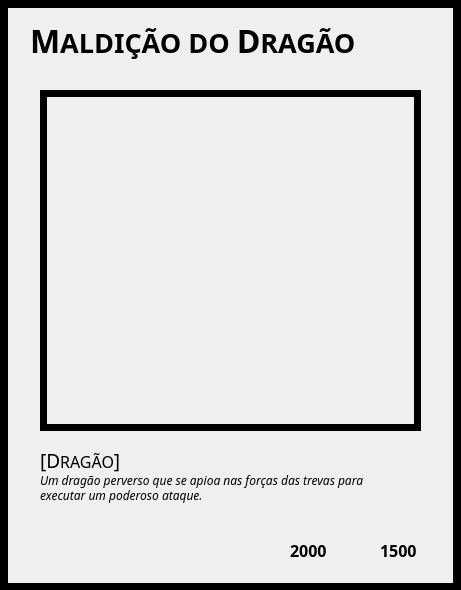
<?xml version="1.0" encoding="UTF-8"?>
<ui version="4.0">
 <class>MainWindow</class>
 <widget class="QMainWindow" name="MainWindow">
  <property name="geometry">
   <rect>
    <x>0</x>
    <y>0</y>
    <width>461</width>
    <height>590</height>
   </rect>
  </property>
  <property name="windowTitle">
   <string>MainWindow</string>
  </property>
  <property name="windowIcon">
   <iconset>
    <normaloff>plano de fundo interno.png</normaloff>plano de fundo interno.png</iconset>
  </property>
  <property name="styleSheet">
   <string notr="true"/>
  </property>
  <widget class="QWidget" name="centralwidget">
   <widget class="QLabel" name="label">
    <property name="geometry">
     <rect>
      <x>0</x>
      <y>0</y>
      <width>461</width>
      <height>591</height>
     </rect>
    </property>
    <property name="minimumSize">
     <size>
      <width>461</width>
      <height>591</height>
     </size>
    </property>
    <property name="maximumSize">
     <size>
      <width>461</width>
      <height>591</height>
     </size>
    </property>
    <property name="frameShape">
     <enum>QFrame::Box</enum>
    </property>
    <property name="lineWidth">
     <number>8</number>
    </property>
    <property name="text">
     <string/>
    </property>
    <property name="pixmap">
     <pixmap>fundo modelo.png</pixmap>
    </property>
    <property name="scaledContents">
     <bool>true</bool>
    </property>
   </widget>
   <widget class="QLabel" name="label_4">
    <property name="geometry">
     <rect>
      <x>40</x>
      <y>430</y>
      <width>161</width>
      <height>61</height>
     </rect>
    </property>
    <property name="sizePolicy">
     <sizepolicy hsizetype="Preferred" vsizetype="Preferred">
      <horstretch>0</horstretch>
      <verstretch>0</verstretch>
     </sizepolicy>
    </property>
    <property name="minimumSize">
     <size>
      <width>161</width>
      <height>61</height>
     </size>
    </property>
    <property name="maximumSize">
     <size>
      <width>161</width>
      <height>61</height>
     </size>
    </property>
    <property name="font">
     <font>
      <family>Sitka Small</family>
     </font>
    </property>
    <property name="text">
     <string>&lt;html&gt;&lt;head/&gt;&lt;body&gt;&lt;p&gt;&lt;span style=&quot; font-size:14pt;&quot;&gt;[D&lt;/span&gt;&lt;span style=&quot; font-size:12pt;&quot;&gt;RAGÃO&lt;/span&gt;&lt;span style=&quot; font-size:14pt;&quot;&gt;]&lt;/span&gt;&lt;/p&gt;&lt;/body&gt;&lt;/html&gt;</string>
    </property>
   </widget>
   <widget class="QLabel" name="label_5">
    <property name="geometry">
     <rect>
      <x>40</x>
      <y>460</y>
      <width>381</width>
      <height>41</height>
     </rect>
    </property>
    <property name="sizePolicy">
     <sizepolicy hsizetype="Preferred" vsizetype="Preferred">
      <horstretch>0</horstretch>
      <verstretch>0</verstretch>
     </sizepolicy>
    </property>
    <property name="font">
     <font>
      <family>Sitka Small</family>
     </font>
    </property>
    <property name="text">
     <string>&lt;html&gt;&lt;head/&gt;&lt;body&gt;&lt;p&gt;&lt;span style=&quot; font-size:9pt; font-style:italic;&quot;&gt;Um dragão perverso que se apioa nas forças das trevas para&lt;/span&gt;&lt;/p&gt;&lt;/body&gt;&lt;/html&gt;</string>
    </property>
   </widget>
   <widget class="QLabel" name="label_6">
    <property name="geometry">
     <rect>
      <x>40</x>
      <y>90</y>
      <width>381</width>
      <height>341</height>
     </rect>
    </property>
    <property name="minimumSize">
     <size>
      <width>381</width>
      <height>341</height>
     </size>
    </property>
    <property name="maximumSize">
     <size>
      <width>381</width>
      <height>341</height>
     </size>
    </property>
    <property name="styleSheet">
     <string notr="true">border-color: rgb(188, 94, 0);</string>
    </property>
    <property name="frameShape">
     <enum>QFrame::Box</enum>
    </property>
    <property name="frameShadow">
     <enum>QFrame::Plain</enum>
    </property>
    <property name="lineWidth">
     <number>7</number>
    </property>
    <property name="midLineWidth">
     <number>0</number>
    </property>
    <property name="text">
     <string/>
    </property>
    <property name="pixmap">
     <pixmap>maldição do dragao.png</pixmap>
    </property>
    <property name="scaledContents">
     <bool>true</bool>
    </property>
   </widget>
   <widget class="QLabel" name="label_7">
    <property name="geometry">
     <rect>
      <x>290</x>
      <y>520</y>
      <width>41</width>
      <height>61</height>
     </rect>
    </property>
    <property name="sizePolicy">
     <sizepolicy hsizetype="Preferred" vsizetype="Preferred">
      <horstretch>0</horstretch>
      <verstretch>0</verstretch>
     </sizepolicy>
    </property>
    <property name="minimumSize">
     <size>
      <width>41</width>
      <height>61</height>
     </size>
    </property>
    <property name="maximumSize">
     <size>
      <width>41</width>
      <height>61</height>
     </size>
    </property>
    <property name="font">
     <font>
      <family>Sitka Small</family>
     </font>
    </property>
    <property name="text">
     <string>&lt;html&gt;&lt;head/&gt;&lt;body&gt;&lt;p&gt;&lt;span style=&quot; font-size:12pt; font-weight:600;&quot;&gt;2000&lt;/span&gt;&lt;/p&gt;&lt;/body&gt;&lt;/html&gt;</string>
    </property>
   </widget>
   <widget class="QLabel" name="label_8">
    <property name="geometry">
     <rect>
      <x>380</x>
      <y>520</y>
      <width>41</width>
      <height>61</height>
     </rect>
    </property>
    <property name="sizePolicy">
     <sizepolicy hsizetype="Preferred" vsizetype="Preferred">
      <horstretch>0</horstretch>
      <verstretch>0</verstretch>
     </sizepolicy>
    </property>
    <property name="minimumSize">
     <size>
      <width>41</width>
      <height>61</height>
     </size>
    </property>
    <property name="maximumSize">
     <size>
      <width>41</width>
      <height>61</height>
     </size>
    </property>
    <property name="font">
     <font>
      <family>Sitka Small</family>
     </font>
    </property>
    <property name="text">
     <string>&lt;html&gt;&lt;head/&gt;&lt;body&gt;&lt;p&gt;&lt;span style=&quot; font-size:12pt; font-weight:600;&quot;&gt;1500&lt;/span&gt;&lt;/p&gt;&lt;/body&gt;&lt;/html&gt;</string>
    </property>
   </widget>
   <widget class="QLabel" name="label_12">
    <property name="geometry">
     <rect>
      <x>320</x>
      <y>70</y>
      <width>21</width>
      <height>21</height>
     </rect>
    </property>
    <property name="maximumSize">
     <size>
      <width>41</width>
      <height>41</height>
     </size>
    </property>
    <property name="text">
     <string/>
    </property>
    <property name="pixmap">
     <pixmap>Level.png</pixmap>
    </property>
    <property name="scaledContents">
     <bool>true</bool>
    </property>
   </widget>
   <widget class="QLabel" name="label_11">
    <property name="geometry">
     <rect>
      <x>380</x>
      <y>70</y>
      <width>21</width>
      <height>21</height>
     </rect>
    </property>
    <property name="maximumSize">
     <size>
      <width>41</width>
      <height>41</height>
     </size>
    </property>
    <property name="text">
     <string/>
    </property>
    <property name="pixmap">
     <pixmap>Level.png</pixmap>
    </property>
    <property name="scaledContents">
     <bool>true</bool>
    </property>
   </widget>
   <widget class="QLabel" name="label_13">
    <property name="geometry">
     <rect>
      <x>340</x>
      <y>70</y>
      <width>21</width>
      <height>21</height>
     </rect>
    </property>
    <property name="maximumSize">
     <size>
      <width>41</width>
      <height>41</height>
     </size>
    </property>
    <property name="text">
     <string/>
    </property>
    <property name="pixmap">
     <pixmap>Level.png</pixmap>
    </property>
    <property name="scaledContents">
     <bool>true</bool>
    </property>
   </widget>
   <widget class="QLabel" name="label_16">
    <property name="geometry">
     <rect>
      <x>300</x>
      <y>70</y>
      <width>21</width>
      <height>21</height>
     </rect>
    </property>
    <property name="maximumSize">
     <size>
      <width>41</width>
      <height>41</height>
     </size>
    </property>
    <property name="text">
     <string/>
    </property>
    <property name="pixmap">
     <pixmap>Level.png</pixmap>
    </property>
    <property name="scaledContents">
     <bool>true</bool>
    </property>
   </widget>
   <widget class="QLabel" name="label_17">
    <property name="geometry">
     <rect>
      <x>360</x>
      <y>70</y>
      <width>21</width>
      <height>21</height>
     </rect>
    </property>
    <property name="maximumSize">
     <size>
      <width>41</width>
      <height>41</height>
     </size>
    </property>
    <property name="text">
     <string/>
    </property>
    <property name="pixmap">
     <pixmap>Level.png</pixmap>
    </property>
    <property name="scaledContents">
     <bool>true</bool>
    </property>
   </widget>
   <widget class="QLabel" name="label_9">
    <property name="geometry">
     <rect>
      <x>40</x>
      <y>470</y>
      <width>381</width>
      <height>51</height>
     </rect>
    </property>
    <property name="sizePolicy">
     <sizepolicy hsizetype="Preferred" vsizetype="Preferred">
      <horstretch>0</horstretch>
      <verstretch>0</verstretch>
     </sizepolicy>
    </property>
    <property name="font">
     <font>
      <family>Sitka Small</family>
     </font>
    </property>
    <property name="text">
     <string>&lt;html&gt;&lt;head/&gt;&lt;body&gt;&lt;p&gt;&lt;span style=&quot; font-size:9pt; font-style:italic;&quot;&gt;executar um poderoso ataque.&lt;/span&gt;&lt;/p&gt;&lt;/body&gt;&lt;/html&gt;</string>
    </property>
   </widget>
   <widget class="QLabel" name="label_3">
    <property name="geometry">
     <rect>
      <x>30</x>
      <y>10</y>
      <width>351</width>
      <height>61</height>
     </rect>
    </property>
    <property name="sizePolicy">
     <sizepolicy hsizetype="Preferred" vsizetype="Preferred">
      <horstretch>0</horstretch>
      <verstretch>0</verstretch>
     </sizepolicy>
    </property>
    <property name="minimumSize">
     <size>
      <width>231</width>
      <height>51</height>
     </size>
    </property>
    <property name="font">
     <font>
      <family>Sitka Small</family>
     </font>
    </property>
    <property name="text">
     <string>&lt;html&gt;&lt;head/&gt;&lt;body&gt;&lt;p&gt;&lt;span style=&quot; font-size:24pt; font-weight:600;&quot;&gt;M&lt;/span&gt;&lt;span style=&quot; font-size:20pt; font-weight:600;&quot;&gt;ALDIÇÃO DO &lt;/span&gt;&lt;span style=&quot; font-size:24pt; font-weight:600;&quot;&gt;D&lt;/span&gt;&lt;span style=&quot; font-size:20pt; font-weight:600;&quot;&gt;RAGÃO&lt;/span&gt;&lt;/p&gt;&lt;/body&gt;&lt;/html&gt;</string>
    </property>
   </widget>
   <widget class="QLabel" name="label_10">
    <property name="geometry">
     <rect>
      <x>380</x>
      <y>20</y>
      <width>41</width>
      <height>41</height>
     </rect>
    </property>
    <property name="minimumSize">
     <size>
      <width>41</width>
      <height>41</height>
     </size>
    </property>
    <property name="maximumSize">
     <size>
      <width>41</width>
      <height>41</height>
     </size>
    </property>
    <property name="text">
     <string/>
    </property>
    <property name="pixmap">
     <pixmap>Dark.png</pixmap>
    </property>
    <property name="scaledContents">
     <bool>true</bool>
    </property>
   </widget>
  </widget>
 </widget>
 <resources/>
 <connections/>
</ui>
